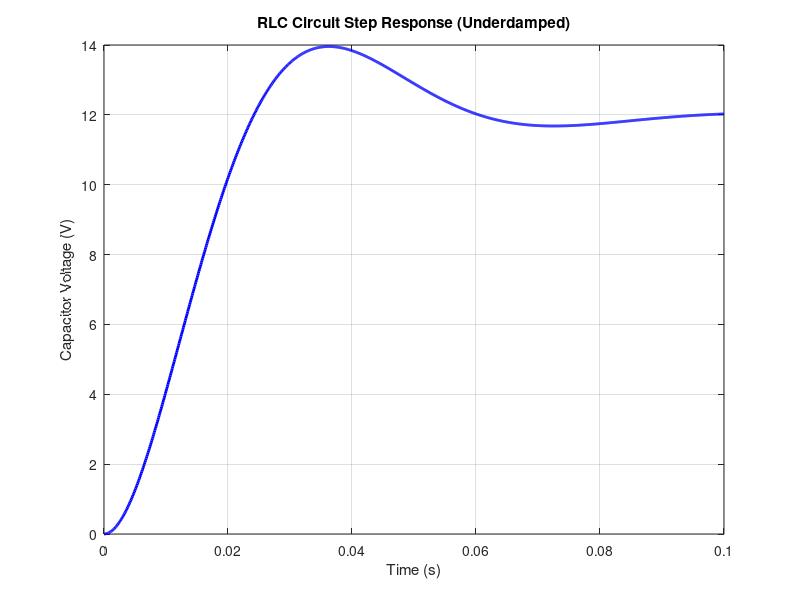

Source code (MATLAB):
% Series RLC Circuit Transient Response (Underdamped Case)
% This script calculates and plots the capacitor voltage over time.

% 1. Define Circuit Parameters
R = 10;        % Resistance in Ohms
L = 0.1;       % Inductance in Henrys
C = 1e-3;      % Capacitance in Farads
V_in = 12;     % Input Step Voltage in Volts

% 2. Calculate Natural Frequency and Damping Ratio
alpha = R / (2 * L);                  % Neper frequency (Damping attenuation)
omega_n = 1 / sqrt(L * C);            % Undamped natural frequency

% Check if the system is underdamped
if alpha < omega_n
    disp('System is Underdamped. Calculating response...');
    omega_d = sqrt(omega_n^2 - alpha^2); % Damped natural frequency
    
    % 3. Time Vector
    t = linspace(0, 0.1, 1000); % 0 to 0.1 seconds, 1000 points
    
    % 4. Calculate Capacitor Voltage V_c(t)
    % Formula for underdamped step response
    A = (alpha / omega_d);
    V_c = V_in * (1 - exp(-alpha * t) .* (cos(omega_d * t) + A * sin(omega_d * t)));
    
    % 5. Plot the Results
    figure;
    plot(t, V_c, 'b', 'LineWidth', 2);
    title('RLC Circuit Step Response (Underdamped)');
    xlabel('Time (s)');
    ylabel('Capacitor Voltage (V)');
    grid on;
else
    disp('System is not underdamped. Please adjust R, L, or C values.');
end
